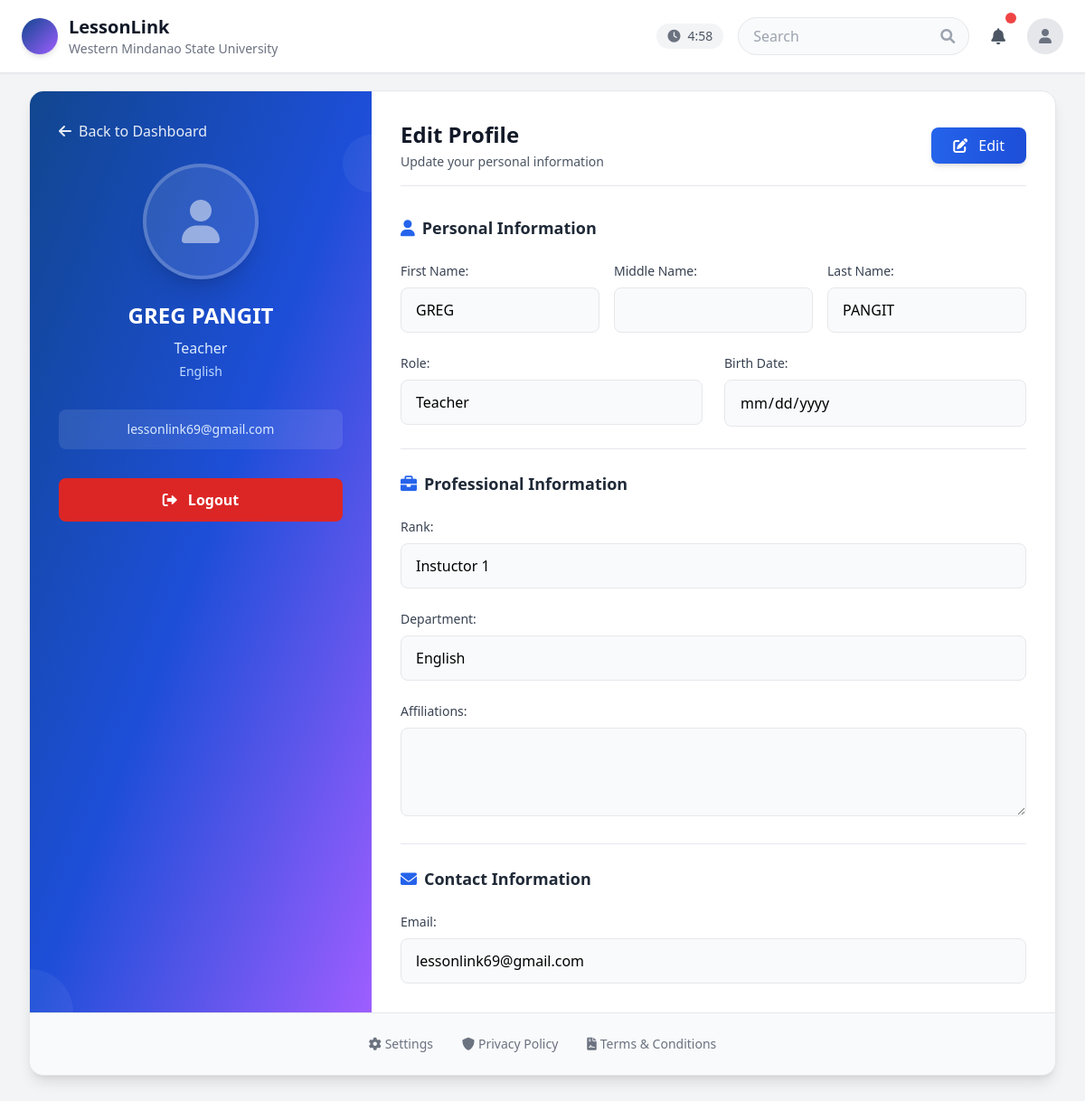
Page /profile/ (signed in) on the committed database.
### lesson/models.py (models this page shows, shortened)
class User(AbstractUser):
    ROLE_CHOICES = [
        ('Student Teacher', 'Student Teacher'),
        ('Teacher', 'Teacher'),
        ('Department Head', 'Department Head'),
    ]
    username = None
    email = models.EmailField(unique=True)
    middle_name = models.CharField(max_length=100, blank=True, null=True)
    dob = models.DateField(null=True, blank=True)
    role = models.CharField(max_length=100, choices=ROLE_CHOICES)
    rank = models.CharField(max_length=100)
    department = models.CharField(max_length=100)
    school = models.ForeignKey(
        "SchoolRegistration",  # reference your school model
        on_delete=models.SET_NULL,
        blank=True,
        null=True,
        related_name="users"
    )
    affiliations = models.TextField(blank=True, null=True)
    profile_picture = models.ImageField(
        upload_to='profile_pictures/',
        null=True,
        blank=True,
        help_text="Profile picture for the user"
    )
    USERNAME_FIELD = 'email'
    REQUIRED_FIELDS = ['first_name', 'last_name', 'role', 'rank', 'department']
    objects = CustomUserManager()
    @property
    def full_name(self):
        parts = [self.first_name]
        if self.middle_name:
            parts.append(self.middle_name)
        parts.append(self.last_name)
        return ' '.join(parts).strip()

### lesson/views.py (the view, shortened to what this page needs)
# urls.py: path('profile/', profile, name='profile'),
@login_required
def profile(request):
    user = request.user
    return render(request, 'profile.html', {
        'user': user,
        'full_name': user.full_name
    })

### lesson/templates/Profile.html (shortened to what this page needs)
<!DOCTYPE html>
<html lang="en">
<head>
    <script src="https://cdn.tailwindcss.com"></script>
    <link href="https://cdnjs.cloudflare.com/ajax/libs/font-awesome/6.0.0/css/all.min.css" rel="stylesheet">
</head>
<body class="bg-gray-100 min-h-screen">
    <header class="bg-white shadow-sm border-b fixed top-0 left-0 right-0 z-40">
        <div class="max-w-7xl mx-auto px-4 py-3 md:px-6 md:py-4">
            <div class="flex items-center justify-between">
                <div class="flex items-center space-x-3">
                    <div class="w-10 h-10 bg-gradient-to-br from-[#11468F] to-[#9E5EFF] rounded-full shadow-md"></div>
                    <div>
                        <h1 class="text-xl font-bold text-gray-900">LessonLink</h1>
                        <p class="text-sm text-gray-500 hidden lg:block">Western Mindanao State University</p>
                    </div>
                </div>
                <div class="flex items-center space-x-4">
                    <div class="hidden md:flex items-center space-x-2 bg-gray-100 px-3 py-1 rounded-full">
                        <i class="fas fa-clock text-gray-500 text-sm"></i>
                        <span id="session-timer" class="text-sm text-gray-600">5:00</span>
                    </div>
                    <div class="relative hidden md:block">
                        <input type="text" placeholder="Search"
                            class="w-64 px-4 py-2 bg-gray-50 border border-gray-200 rounded-full focus:outline-none focus:ring-2 focus:ring-purple-500 focus:border-transparent transition-all">
                        <i class="fas fa-search absolute right-4 top-1/2 transform -translate-y-1/2 text-gray-400"></i>
                    </div>
                    <div class="relative">
                        <button id="notification-btn"
                            class="relative p-2 text-gray-600 hover:bg-gray-100 rounded-lg transition-colors">
                            <i class="fas fa-bell text-lg"></i>
                            <span class="absolute -top-1 -right-1 w-3 h-3 bg-red-500 rounded-full"></span>
                        </button>
                    </div>
                    <div class="relative">
                        <button id="profile-btn"
                            class="w-10 h-10 rounded-full overflow-hidden bg-gray-200 flex items-center justify-center hover:bg-gray-300 transition-colors">
                            {% if user.profile_picture %}
                            <img src="{{ user.profile_picture.url }}" alt="Profile Picture"
                                class="w-full h-full object-cover">
                            {% else %}
                            <i class="fas fa-user text-gray-500"></i>
                            {% endif %}
                        </button>
                    </div>
                </div>
            </div>
        </div>
    </header>
    <main class="main-content">
        <div class="max-w-7xl mx-auto px-4 md:px-6 lg:px-8 pb-8">
            <div class="bg-white rounded-2xl shadow-lg border border-gray-200 overflow-hidden">
                <div class="flex flex-col lg:flex-row min-h-[600px]">
                    <div class="w-full lg:w-1/3 bg-gradient-to-br from-[#11468F] via-blue-700 to-[#9E5EFF] p-8 text-white relative">
                        <a href="{% url 'dashboard' %}">
                            <button class="flex items-center space-x-2 text-white/90 hover:text-white mb-6 transition-colors group">
                                <i class="fas fa-arrow-left group-hover:-translate-x-1 transition-transform"></i>
                                <span class="font-medium">Back to Dashboard</span>
                            </button>
                        </a>
                        <div class="flex justify-center mb-6">
                            <div class="relative">
                                <div class="w-32 h-32 rounded-full overflow-hidden border-4 border-white/20 shadow-xl bg-white/10 flex items-center justify-center">
                                    {% if user.profile_picture %}
                                    <img src="{{ user.profile_picture.url }}" alt="Profile Picture"
                                        class="w-full h-full object-cover" id="profile-preview">
                                    {% else %}
                                    <i class="fas fa-user text-5xl text-white/50" id="profile-icon"></i>
                                    {% endif %}
                                </div>
                            </div>
                        </div>
                        <div class="text-center mb-8">
                            <h2 class="text-2xl font-bold mb-2">
                                {{ user.first_name }}
                                {{ user.last_name }}
                            </h2>
                            <p class="text-blue-100 mb-1 font-medium">{{ user.role|default:"" }}</p>
                            <p class="text-blue-200 text-sm">{{ user.department|default:"" }}</p>
                        </div>
                        <div class="text-center mb-8">
                            <div class="bg-white/10 rounded-lg p-3 backdrop-blur-sm">
                                <p class="text-blue-100 text-sm">{{ user.email }}</p>
                            </div>
                        </div>
                        <a href="{% url 'logout' %}">
                            <button class="w-full bg-red-600 hover:bg-red-700 text-white font-semibold py-3 rounded-lg transition-all duration-200 hover:shadow-lg">
                                <i class="fas fa-sign-out-alt mr-2"></i>
                                Logout
                            </button>
                        </a>
                        <div class="absolute bottom-0 left-0 w-24 h-24 bg-white/5 rounded-full translate-y-12 -translate-x-12"></div>
                        <div class="absolute top-20 right-0 w-16 h-16 bg-white/5 rounded-full translate-x-8 -translate-y-8"></div>
                    </div>
                    <div class="w-full lg:w-2/3 p-8">
                        <div class="flex items-center justify-between mb-8 pb-4 border-b border-gray-200">
                            <div>
                                <h1 class="text-2xl font-bold text-gray-900">Edit Profile</h1>
                                <p class="text-gray-600 text-sm mt-1">Update your personal information</p>
                            </div>
                            <button id="edit-btn" class="bg-gradient-to-r from-blue-600 to-blue-700 hover:from-blue-700 hover:to-blue-800 text-white px-6 py-2 rounded-lg font-medium transition-all duration-200 shadow-md hover:shadow-lg">
                                <i class="fas fa-edit mr-2"></i>
                                Edit
                            </button>
                        </div>
                        <form method="post" class="space-y-6" enctype="multipart/form-data" id="profile-form">
                            <div class="space-y-6">
                                <h3 class="text-lg font-semibold text-gray-800 flex items-center">
                                    <i class="fas fa-user mr-2 text-blue-600"></i>
                                    Personal Information
                                </h3>
                                <div class="grid grid-cols-1 md:grid-cols-3 gap-4">
                                    <div>
                                        <label class="block text-sm font-medium text-gray-700 mb-2">First Name:</label>
                                        <input type="text" name="first_name" value="{{ user.first_name }}"
                                            class="w-full px-4 py-3 border border-gray-200 rounded-lg focus:ring-2 focus:ring-blue-500 focus:border-blue-500 transition-all bg-gray-50"
                                            readonly>
                                    </div>
                                    <div>
                                        <label class="block text-sm font-medium text-gray-700 mb-2">Middle Name:</label>
                                        <input type="text" name="middle_name" value="{{ user.middle_name|default:'' }}"
                                            class="w-full px-4 py-3 border border-gray-200 rounded-lg focus:ring-2 focus:ring-blue-500 focus:border-blue-500 transition-all bg-gray-50"
                                            readonly>
                                    </div>
                                    <div>
                                        <label class="block text-sm font-medium text-gray-700 mb-2">Last Name:</label>
                                        <input type="text" name="last_name" value="{{ user.last_name }}"
                                            class="w-full px-4 py-3 border border-gray-200 rounded-lg focus:ring-2 focus:ring-blue-500 focus:border-blue-500 transition-all bg-gray-50"
                                            readonly>
                                    </div>
                                </div>
                                <div class="grid grid-cols-1 md:grid-cols-2 gap-6">
                                    <div>
                                        <label class="block text-sm font-medium text-gray-700 mb-2">Role:</label>
                                        <input type="text" name="role" value="{{ user.role }}"
                                            class="w-full px-4 py-3 border border-gray-200 rounded-lg focus:ring-2 focus:ring-blue-500 focus:border-blue-500 transition-all bg-gray-50"
                                            readonly>
                                    </div>
                                    <div>
                                        <label class="block text-sm font-medium text-gray-700 mb-2">Birth Date:</label>
                                        <input type="date" name="dob" value="{{ user.dob|date:'Y-m-d' }}"
                                            class="w-full px-4 py-3 border border-gray-200 rounded-lg focus:ring-2 focus:ring-blue-500 focus:border-blue-500 transition-all bg-gray-50"
                                            readonly>
                                    </div>
                                </div>
                            </div>
                            <div class="space-y-6 pt-6 border-t border-gray-200">
                                <h3 class="text-lg font-semibold text-gray-800 flex items-center">
                                    <i class="fas fa-briefcase mr-2 text-blue-600"></i>
                                    Professional Information
                                </h3>
                                <div>
                                    <label class="block text-sm font-medium text-gray-700 mb-2">Rank:</label>
                                    <input type="text" name="rank" value="{{ user.rank }}"
                                        class="w-full px-4 py-3 border border-gray-200 rounded-lg focus:ring-2 focus:ring-blue-500 focus:border-blue-500 transition-all bg-gray-50"
                                        readonly>
                                </div>
                                <div>
                                    <label class="block text-sm font-medium text-gray-700 mb-2">Department:</label>
                                    <input type="text" name="department" value="{{ user.department }}"
                                        class="w-full px-4 py-3 border border-gray-200 rounded-lg focus:ring-2 focus:ring-blue-500 focus:border-blue-500 transition-all bg-gray-50"
                                        readonly>
                                </div>
                                <div>
                                    <label class="block text-sm font-medium text-gray-700 mb-2">Affiliations:</label>
                                    <textarea name="affiliations" rows="3"
                                        class="w-full px-4 py-3 border border-gray-200 rounded-lg focus:ring-2 focus:ring-blue-500 focus:border-blue-500 transition-all bg-gray-50"
                                        readonly>{{ user.affiliations|default:'' }}</textarea>
                                </div>
                            </div>
                            <div class="space-y-6 pt-6 border-t border-gray-200">
                                <h3 class="text-lg font-semibold text-gray-800 flex items-center">
                                    <i class="fas fa-envelope mr-2 text-blue-600"></i>
                                    Contact Information
                                </h3>
                                <div>
                                    <label class="block text-sm font-medium text-gray-700 mb-2">Email:</label>
                                    <input type="email" name="email" value="{{ user.email }}"
                                        class="w-full px-4 py-3 border border-gray-200 rounded-lg focus:ring-2 focus:ring-blue-500 focus:border-blue-500 transition-all bg-gray-50"
                                        readonly>
                                </div>
                            </div>
                        </form>
                    </div>
                </div>
                <div class="flex flex-wrap justify-center gap-8 p-6 text-sm text-gray-500 border-t border-gray-200 bg-gray-50">
                    <a href="#" class="hover:text-gray-700 transition-colors flex items-center">
                        <i class="fas fa-cog mr-1"></i>
                        Settings
                    </a>
                    <a href="#" class="hover:text-gray-700 transition-colors flex items-center">
                        <i class="fas fa-shield-alt mr-1"></i>
                        Privacy Policy
                    </a>
                    <a href="#" class="hover:text-gray-700 transition-colors flex items-center">
                        <i class="fas fa-file-contract mr-1"></i>
                        Terms & Conditions
                    </a>
                </div>
            </div>
        </div>
    </main>
</body>
</html>

### lesson/templates/Profile.html (style rules this page uses)
.main-content { padding-top: 100px; }

### rows in the picture
User: first_name "GREG", last_name "PANGIT", role "Teacher", department "English", email "lessonlink69@gmail.com", rank "Instuctor 1"
